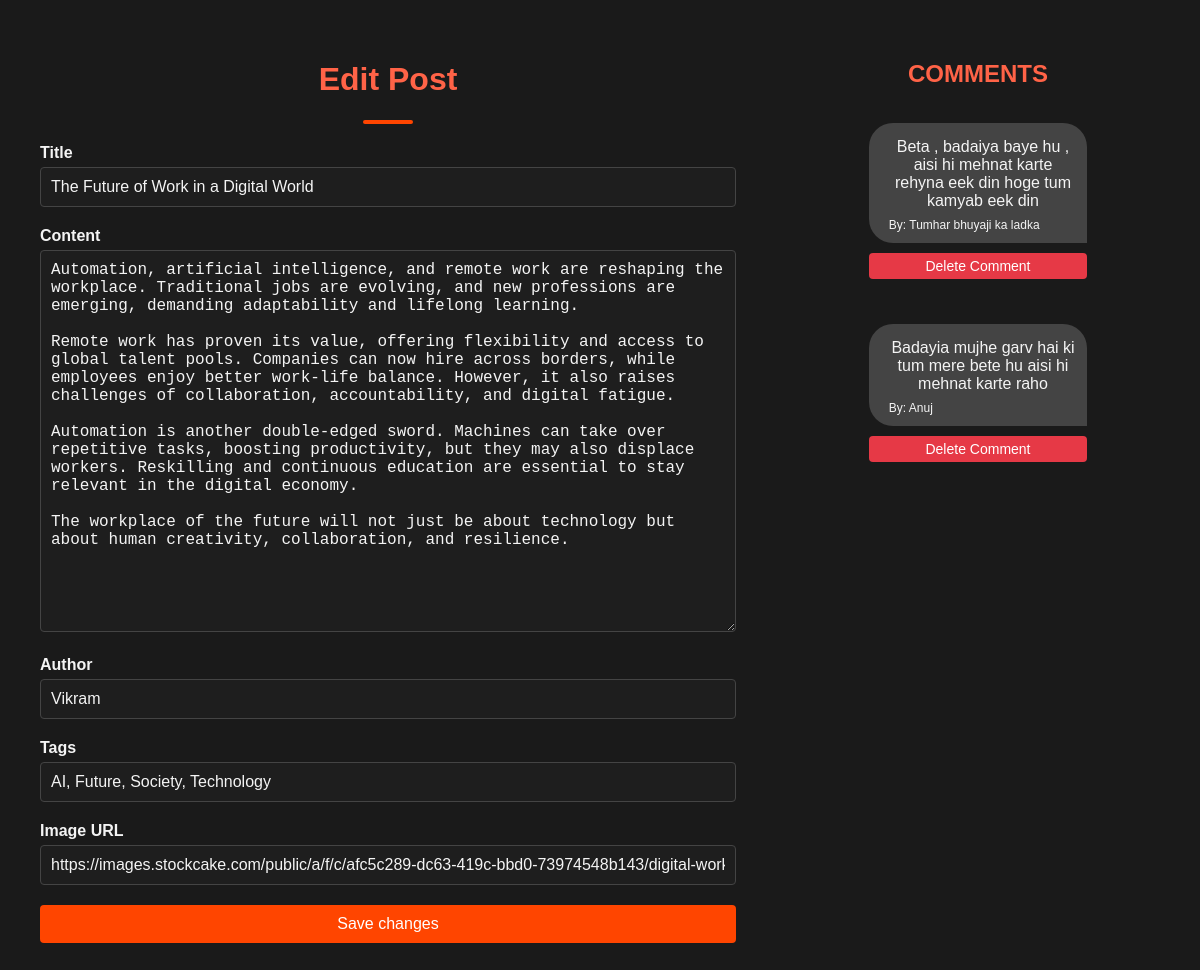
Before: /edit?id=9 (signed in) with the older database file.
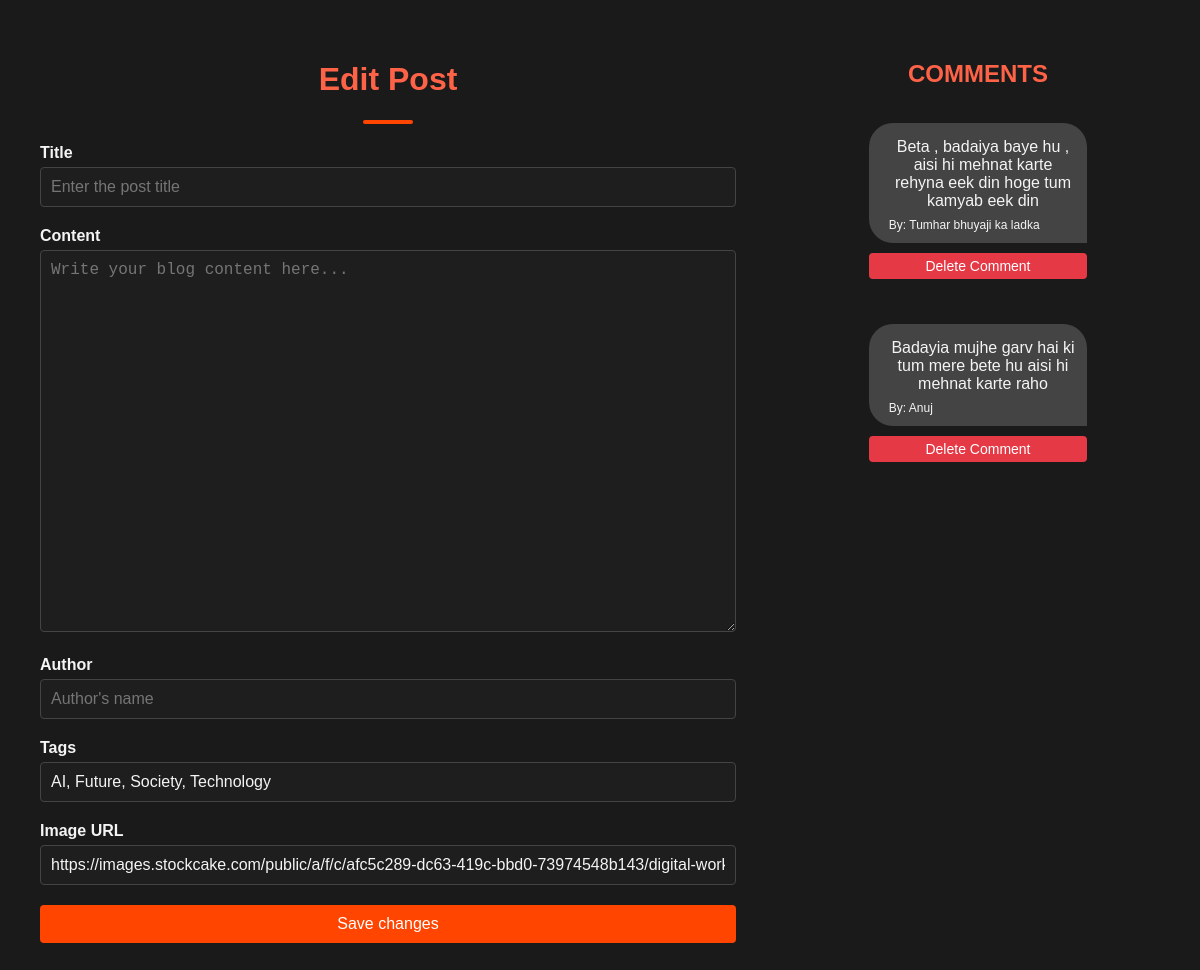
After: the same page with the newer database file.
### tables this page shows
CREATE TABLE blog (
    id INTEGER PRIMARY KEY AUTOINCREMENT,
    title TEXT,
    content TEXT,
    created_at DATETIME DEFAULT CURRENT_TIMESTAMP,
    author TEXT
, user_id INTEGER DEFAULT 1);

### app.py (the view)
@app.route("/edit", methods = ["GET", "POST"])
@login_required
def edit():
    blog_id = request.args.get("id")
    con = sqlite3.connect("database.db")
    cur = con.cursor()
    cur.execute("SELECT title, content, author FROM blog WHERE id = ?", (blog_id,))
    blog = cur.fetchone()
    cur.execute("SELECT url FROM img WHERE id = ?", (blog_id,))
    img = cur.fetchone()
    cur.execute("""
                SELECT t.tag
                FROM blog_tags bt
                JOIN tags t ON bt.tag_id = t.id
                WHERE bt.blog_id = ?
                ORDER BY t.tag;
                """, (blog_id,))
    tags = cur.fetchall()
    tags = [tag[0] for tag in tags]
    cur.execute("SELECT comment, name, comment_id FROM comments WHERE id = ?", (blog_id,))
    comments = cur.fetchall()
    con.close()
    html = render_template("edit.html", blog = blog, img = img[0], blog_id = blog_id, tags = ", ".join(tags), comments = comments)
    return html

### app.py (called while the page is built)
def get_db_connection():
    conn = sqlite3.connect('database.db')
    conn.row_factory = sqlite3.Row
    return conn

@login_manager.user_loader
def load_user(user_id):
    conn = get_db_connection()
    user_data = conn.execute('SELECT * FROM users WHERE id = ?', (user_id,)).fetchone()
    conn.close()
    if user_data:
        return User(id=user_data['id'], username=user_data['username'], password=user_data['password'], is_admin=user_data['is_admin'])
    return None

### templates/edit.html (shortened to what this page needs)
<!DOCTYPE html>
<html lang="en">
<head>
    <link rel="stylesheet" href="{{ url_for('static', filename='edit.css') }}">
</head>
<body>
    <div class="container">
        <div class="form-container">
            <form action="{{ url_for('update') }}" method="POST">
                <h1>Edit Post</h1>
                <div class="title-underline"></div>
                <div class="form-group">
                    <label for="title">Title</label>
                    <input type="text" id="title" name="title" placeholder="Enter the post title" value="{{ blog[0] }}" required>
                </div>
                <div class="form-group">
                    <label for="content">Content</label>
                    <textarea id="content" name="content" placeholder="Write your blog content here..." rows="20" cols="50" required>{{ blog[1] }}</textarea>
                </div>
                <div class="form-group">
                    <label for="author">Author</label>
                    <input type="text" id="author" name="author" placeholder="Author's name" value="{{ blog[2] }}" required>
                </div>
                <div class="form-group">
                    <label for="tags">Tags</label>
                    <input type="text" id="tags" name="tags" placeholder="e.g., AI, Technology, Future" value="{{ tags }}" required>
                </div>
                <div class="form-group">
                    <label for="img_url">Image URL</label>
                    <input type="text" id="img_url" name="img_url" placeholder="https://example.com/image.jpg" value="{{ img }}" required>
                </div>
                <input type="submit" value="Save changes">
            </form>
        </div>
        <div class="delete_comments">
            <h2>COMMENTS</h2>
            {% if comments %}
                {% for comment in comments %}
                    <div class="comment_box">
                        <div class="comment_value">
                        <p style = "font-size:15;" >{{ comment[0] }}</p>
                        <h7 style = "font-size:12;" >By: {{ comment[1] }}</h7>
                    </div>
                    <div class="delete_button">
                        <form action="{{ url_for('delete_comment') }}" method="POST">
                            <input type="submit" value="Delete Comment">
                        </form>
                    </div>
                    </div>
                {% endfor %}
            {% else %}
                <br><br>
                <p>No comments available.</p>
            {% endif %}
        </div>
    </div>
</body>
</html>

Changed rows visible on the page:
removed blog: title "The Future of Work in a Digital World", content "Automation, artificial intelligence, and remote work are reshaping the workplace. Traditional jobs are evolving, and new professions are emerging, demanding adaptability and lifelong learning. Remote work has proven its value, offering flexibility and access to global talent pools. Companies can now hire across borders, while employees enjoy better work-life balance. However, it also raises challenges of collaboration, accountability, and digital fatigue. Automation is another double-edged sword. Machines can take over repetitive tasks, boosting productivity, but they may also displace workers. Reskilling and continuous education are essential to stay relevant in the digital economy. The…", author "Vikram"
